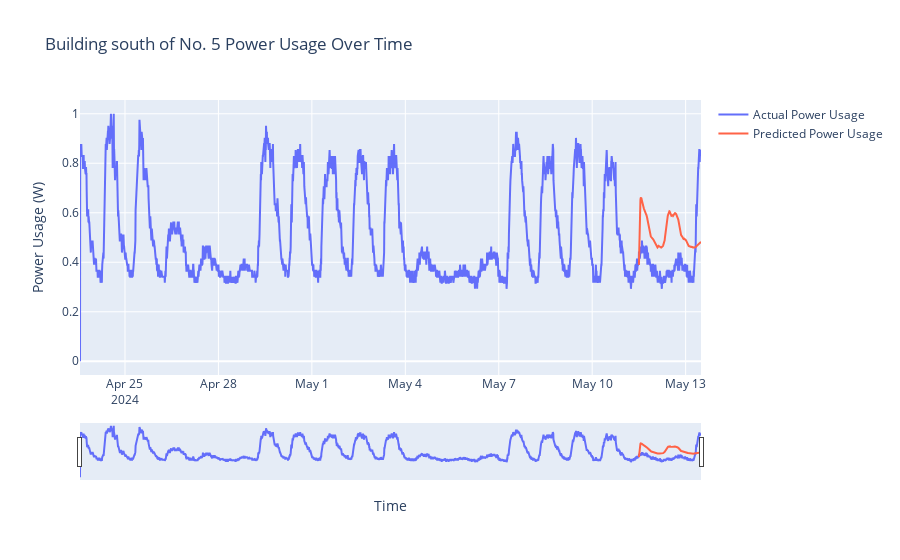

Here is the notebook cell this chart was saved with:
### Code cell
import plotly.graph_objects as go

# 그래프 객체 생성
fig = go.Figure()

# 기존 전력 사용량 데이터 추가
fig.add_trace(go.Scatter(x=data['DateTime'], y=data['PowerUsage'],
                         mode='lines', name='Actual Power Usage'))

# 예측 전력 사용량 데이터 추가 (여기서 수정된 부분)
fig.add_trace(go.Scatter(x=predicted_dates, y=predict.flatten(),
                         mode='lines', name='Predicted Power Usage',
                         line=dict(color='tomato')))  # 예측 데이터에는 다른 색상을 사용

# 레이아웃 업데이트
fig.update_layout(
    title='Building south of No. 5 Power Usage Over Time',
    xaxis_title='Time',
    yaxis_title='Power Usage (W)',
    xaxis_rangeslider_visible=True
)

# 그래프 표시
fig.show()

### Figure 1 — Plotly figure (JSON) as saved in the notebook; plotly's stock layout.template omitted (floating-point values rounded to 4 significant figures; data arrays with more than 128 entries replaced by an {"elided": "..."} marker saying what was removed)
{"data": [{"mode": "lines", "name": "Actual Power Usage", "type": "scatter", "x": {"elided": "2871 str values"}, "y": {"elided": "2871 float values"}}, {"line": {"color": "tomato"}, "mode": "lines", "name": "Predicted Power Usage", "type": "scatter", "x": {"elided": "288 str values"}, "y": {"elided": "288 float values"}}], "layout": {"title": {"text": "Building south of No. 5 Power Usage Over Time"}, "xaxis": {"rangeslider": {"visible": true}, "title": {"text": "Time"}}, "yaxis": {"title": {"text": "Power Usage (W)"}}}}
